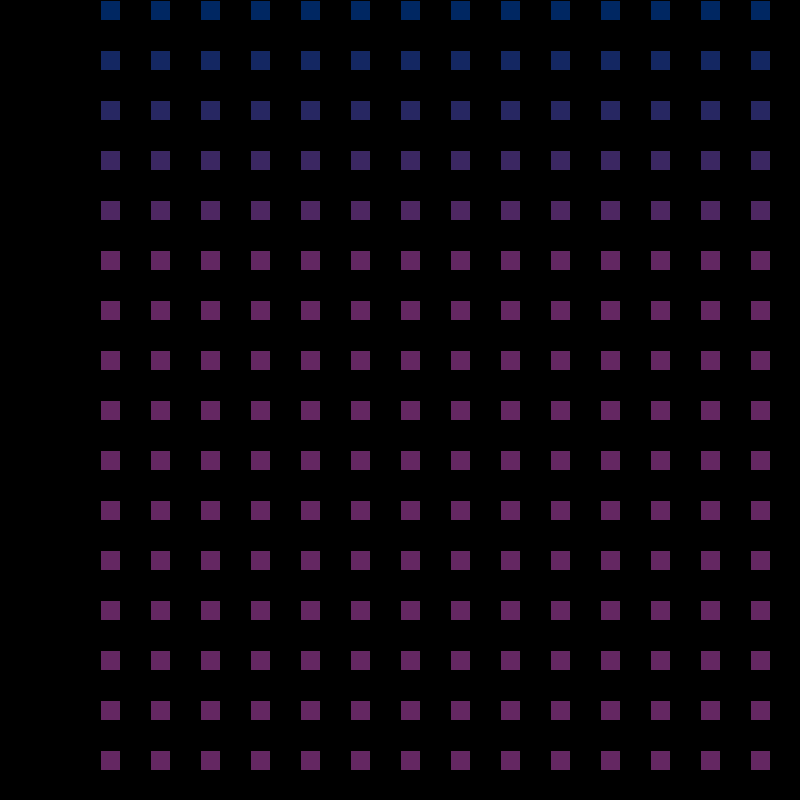
Frame 1 (no input)
Frame 60 (the mouse pressed at the canvas centre just before this capture): identical to frame 1, image omitted
Frame 120 (the mouse held since frame 60 and released just before this capture): identical to frame 1, image omitted

The Processing sketch that drew this single still picture (run headless with seeded random() and noise(); from frame 60 on, the mouse is pressed at the canvas centre):

// Processing sketch: day5_2
// ── day5_2.pde
int i;

void setup() {
  size(800, 800);
  background(0);
}

void draw() {
  background(0);
    i = 0;

  while( i <= width){
    int j = 100;
    while(j <= height){
      fill(i, 100, 250, 100);
      rect(j, i , 20, 20);
      j = j+ 50;
    }
    i = i + 50;
  }
  println("i" + i);
//  println("j" + j);
}
